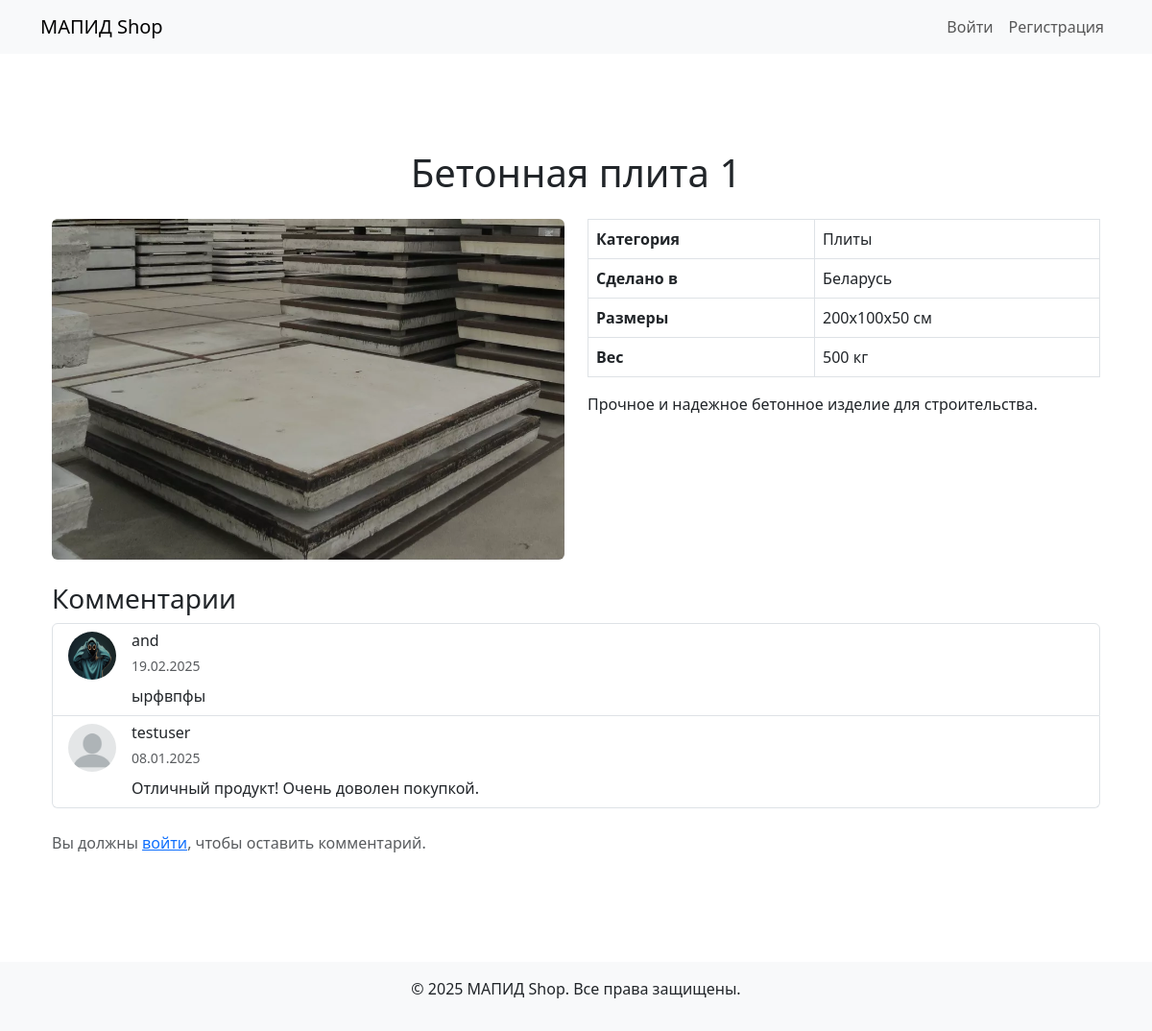
Screenshot of /product.php?id=1 with the database file from the repository.
### tables this page shows
CREATE TABLE `products` (
  `id` int NOT NULL,
  `name` varchar(100) NOT NULL,
  `description` text,
  `price` decimal(10,2) NOT NULL,
  `stock` int DEFAULT '0',
  `image_path` varchar(255) DEFAULT NULL,
  `created_at` timestamp NULL DEFAULT CURRENT_TIMESTAMP,
  `category` varchar(255) NOT NULL,
  `full_description` text NOT NULL,
  `country_of_origin` varchar(255) NOT NULL,
  `dimensions` varchar(255) NOT NULL,
  `weight` varchar(50) NOT NULL
);

CREATE TABLE `comments` (
  `id` int NOT NULL,
  `product_id` int NOT NULL,
  `user_id` int NOT NULL,
  `text` text NOT NULL,
  `created_at` timestamp NULL DEFAULT CURRENT_TIMESTAMP
);

CREATE TABLE `users` (
  `id` int NOT NULL,
  `username` varchar(50) NOT NULL,
  `name` varchar(255) NOT NULL,
  `email` varchar(100) NOT NULL,
  `avatar` varchar(255) DEFAULT NULL,
  `password` varchar(255) NOT NULL,
  `role` enum('admin','user') DEFAULT 'user',
  `created_at` timestamp NULL DEFAULT CURRENT_TIMESTAMP
);

### public/product.php (the view, shortened to what this page needs)
<?php
require_once '../config/db.php';
$db = new Database($dbConfig);
$connection = $db->getConnection();
$product_id = $_GET['id'] ?? null;
$query = "SELECT * FROM products WHERE id = :id";
$statement = $connection->prepare($query);
$statement->bindValue(':id', $product_id, PDO::PARAM_INT);
$statement->execute();
$product = $statement->fetch(PDO::FETCH_ASSOC);
$commentsQuery = "
    SELECT c.text, c.created_at, u.username AS name, u.avatar
    FROM comments c
    INNER JOIN users u ON c.user_id = u.id
    WHERE c.product_id = :product_id
    ORDER BY c.created_at DESC
";
$commentsStmt = $connection->prepare($commentsQuery);
$commentsStmt->bindValue(':product_id', $product_id, PDO::PARAM_INT);
$commentsStmt->execute();
$comments = $commentsStmt->fetchAll(PDO::FETCH_ASSOC);
include 'includes/header.php';
?>
<!DOCTYPE html>
<html lang="en">
<head>
    <link href="https://cdn.jsdelivr.net/npm/bootstrap@5.3.0/dist/css/bootstrap.min.css" rel="stylesheet">
    <link rel="stylesheet" href="css/styles.css">
</head>
<body>
    <div class="container py-5">
        <h1 class="text-center mb-4"><?php echo htmlspecialchars($product['name']); ?></h1>
        <div class="row">
            <div class="col-md-6 text-center">
                <img src="<?php echo htmlspecialchars($product['image_path']); ?>" alt="Product Image" class="img-fluid rounded" style="max-height: 400px;">
            </div>
            <div class="col-md-6">
                <table class="table table-bordered">
                    <tr>
                        <th>Категория</th>
                        <td><?php echo htmlspecialchars($product['category']); ?></td>
                    </tr>
                    <tr>
                        <th>Сделано в</th>
                        <td><?php echo htmlspecialchars($product['country_of_origin']); ?></td>
                    </tr>
                    <tr>
                        <th>Размеры</th>
                        <td><?php echo htmlspecialchars($product['dimensions']); ?></td>
                    </tr>
                    <tr>
                        <th>Вес</th>
                        <td><?php echo htmlspecialchars($product['weight']); ?></td>
                    </tr>
                </table>
                <p><?php echo nl2br(htmlspecialchars($product['full_description'])); ?></p>
            </div>
        </div>
        <h3 class="mt-4">Комментарии</h3>
        <div class="list-group mb-4">
            <?php if (!empty($comments)): ?>
                <?php foreach ($comments as $comment): ?>
                    <div class="list-group-item">
                        <div class="d-flex align-items-start">
                            <img src="<?php echo htmlspecialchars($comment['avatar']); ?>" alt="Avatar" class="rounded-circle me-3" style="width: 50px; height: 50px;">
                            <div>
                                <h6 class="mb-1"><?php echo htmlspecialchars($comment['name']); ?></h6>
                                <small class="text-muted"><?php echo date('d.m.Y', strtotime($comment['created_at'])); ?></small>
                                <p class="mb-0 mt-2"><?php echo htmlspecialchars($comment['text']); ?></p>
                            </div>
                        </div>
                    </div>
                <?php endforeach; ?>
            <?php else: ?>
                <p class="text-muted">Комментариев пока нет.</p>
            <?php endif; ?>
        </div>
        <?php if (isset($_SESSION['user'])): ?>
            <form method="POST" class="mt-4">
                <div class="mb-3">
                    <label for="comment" class="form-label">Ваш комментарий:</label>
                    <textarea id="comment" name="comment" class="form-control" rows="3" required></textarea>
                </div>
                <button type="submit" class="btn btn-primary">Отправить</button>
                <?php if (!empty($error)): ?>
                    <p class="text-danger mt-2"><?php echo $error; ?></p>
                <?php endif; ?>
            </form>
        <?php else: ?>
            <p class="text-muted">Вы должны <a href="login.php">войти</a>, чтобы оставить комментарий.</p>
        <?php endif; ?>
    </div>
</body>
</html>
<?php
include 'includes/footer.php';
?>

### rows the page displays
products: name "Бетонная плита 1", image_path (picture), category "Плиты", country_of_origin "Беларусь", dimensions "200x100x50 см", weight "500 кг", full_description "Прочное и надежное бетонное изделие для строительства."
comments: user.avatar (picture), user.username "and", created_at "19.02.2025", text "ырфвпфы"
comments: user.avatar (picture), user.username "testuser", created_at "08.01.2025", text "Отличный продукт! Очень доволен покупкой."
